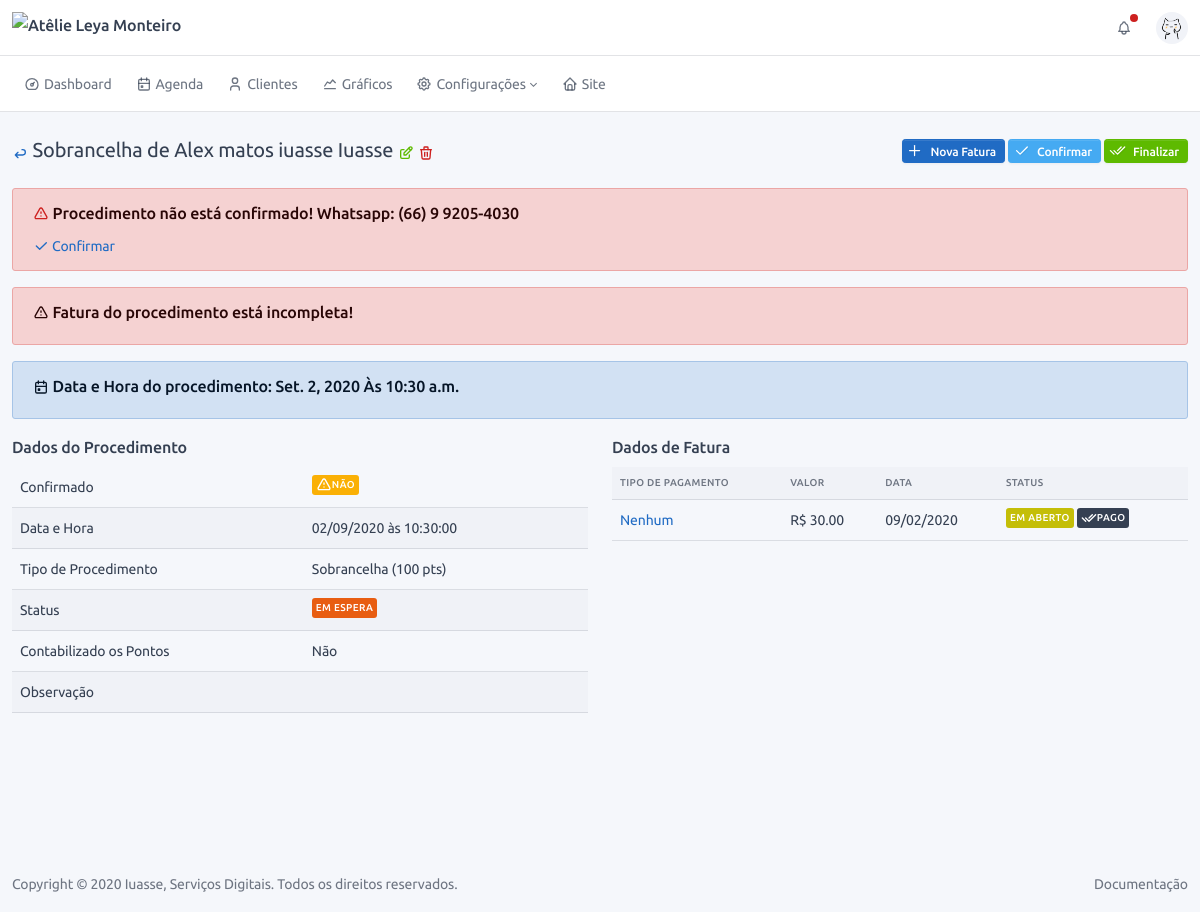
Page /service/2/28/profile/ (signed in) on the earlier database version.
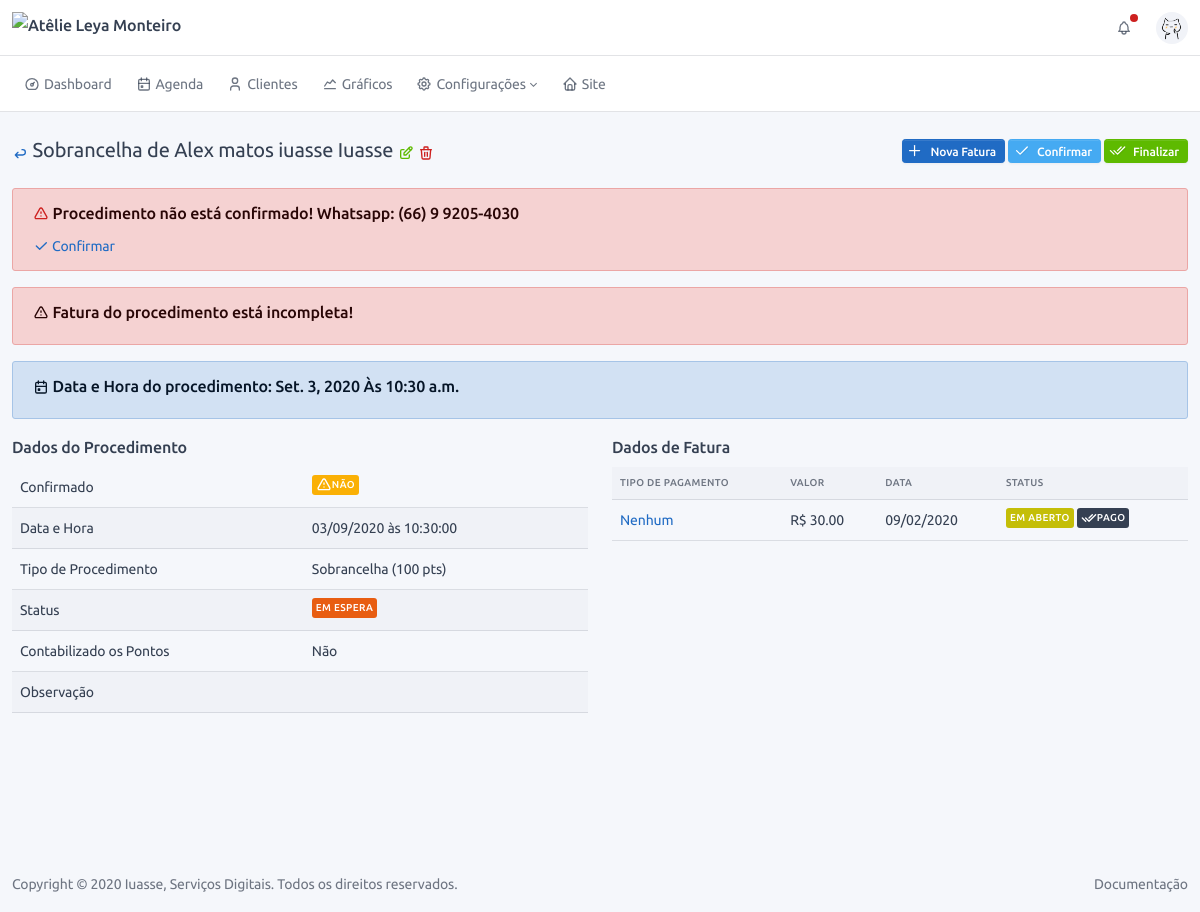
Same page on the later database version.
### service/models.py (models this page shows, shortened)
class OrderOfService(BaseModel):
    type_of_service = models.ForeignKey("config.TypeOfService", verbose_name="Procedimento", on_delete=models.SET_NULL,
                                        null=True)
    status = models.ForeignKey("config.StatusService", verbose_name="Status", on_delete=models.PROTECT)
    finished = models.BooleanField("finalizado", default=False)
    counted = models.BooleanField("contabilizado", default=False, help_text="Procedimento já foi contabilizado?")
    confirmed = models.BooleanField("confirmado", default=False, help_text="Procedimento foi confirmado?")
    date = models.DateField("Data", default=timezone.localtime(timezone.now()))
    time = models.TimeField("Hora", default=timezone.localtime(timezone.now()))
    observation = models.TextField("observação", blank=True)
    customer = models.ForeignKey("users.CustomUser", verbose_name="Cliente", on_delete=models.CASCADE, blank=True,
                                 null=True)
    def get_back_url(self):
        return reverse('users:customuser:profile_admin', kwargs={'pk': self.customer.pk})
    def get_delete_url(self):
        return reverse(self.get_reverse_delete, kwargs={'cpk': self.customer.pk, 'pk': self.pk})
    def get_edit_url(self):
        return reverse(self.get_reverse_edit, kwargs={'cpk': self.customer.pk, 'pk': self.pk})
    def get_new_invoice_url(self):
        return reverse('financial:invoice:create', kwargs={'spk': self.pk})
    def get_confirmed_url(self):
        return reverse('service:orderofservice:confirmed', kwargs={'pk': self.pk, 'flag': 0})
    def get_finished_url(self):
        return reverse('service:orderofservice:finished', kwargs={'pk': self.pk, 'flag': 0})
    def get_full_name(self):
        return "{} de {}".format(self.type_of_service, self.customer.get_full_name())
    def get_confirmed_html(self):
        return settings.ICON_CONFIRMED if self.confirmed else settings.ICON_NOT_CONFIRMED
    def get_date_html(self):
        return "Hoje às {} <span class='text-info'>{}</span>".format(self.time,
                                                                     ICON_CALENDAR) if self.date == date.today() \
            else "{} às {}".format(self.date.strftime("%d/%m/%Y"), self.time)
    def get_status_html(self):
        return f"<span class='badge' style='background-color: {self.status.contextual};'>{self.status}</span>"
    def get_dict_data(self):
        return {
            'Confirmado': mark_safe(self.get_confirmed_html),
            'Data e Hora': mark_safe(self.get_date_html()),
            'Tipo de Procedimento': "{} ({} pts)".format(self.type_of_service, self.type_of_service.rewarded_points),
            'Status': mark_safe(self.get_status_html()),
            'Contabilizado os Pontos': "Sim" if self.counted else "Não",
            'Observação': self.observation,
        }
    def get_invoice_sorted_by_date(self):
        retDict = {}
        for s in self.invoice_set.all().order_by('-date', '-id'):
            m_y = "{}/{}".format(s.date.month, s.date.year)
            if m_y in retDict:
                retDict[m_y]['invoices'].append(s)
            else:
                retDict[m_y] = {}
                retDict[m_y]['invoices'] = []
                retDict[m_y]['invoices'].append(s)
        return retDict
    def get_past_date_without_invoice(self):
        return self.date < date.today() and self.invoice_set.all().count() == 0
    def get_invoice_not_completed(self):
        if self.date < date.today():
            for i in self.invoice_set.all():
                if not i.type_of_payment:
                    return True
        return False

### users/models.py (models this page shows, shortened)
class CustomUser(AbstractUser):
    birth_day = models.DateField('data de nascimento', blank=True, null=True)
    whatsapp = models.CharField('whatsapp', max_length=16)
    total_of_points = models.IntegerField(default=0, verbose_name='Total de pontos')
    def get_full_name(self):
        return "{} {}".format(self.first_name, self.last_name)

### config/models.py (models this page shows, shortened)
class BaseConfigModel(BaseModel):
    name = models.CharField("nome", max_length=128)
    def __str__(self):
        return self.name
    class Meta:
        abstract = True

class TypeOfService(BaseConfigModel):
    contextual = models.CharField("cor", default="#ffffff", max_length=7,
                                  help_text="Escolha uma cor para representar esse procedimento!")
    time = models.FloatField("tempo", default=30, help_text="Coloque o tempo em minutos, ex.: 1hr = 60min")
    value = models.DecimalField("Valor", max_digits=11, decimal_places=2, default=0,
                                help_text="Valor do procedimento, ele será usado para auto preenchimento de alguns "
                                          "campos!")
    rewarded_points = models.IntegerField("pontos ganhos", default=0)
    description = models.TextField("Descrição", blank=True, help_text="Usado no site para descrever o procedimento")
    image = models.FileField("Foto", help_text="Foto representando o procedimento.", blank=True, null=True)

### service/views.py (the view)
# urls.py: path('<int:cpk>/<int:pk>/profile/', OrderOfServiceProfile.as_view(), name='profile'),
class OrderOfServiceProfile(LoginRequiredMixin, View):
    template = 'service/profile.html'
    title = TITLE_VIEW_ORDER_OF_SERVICE
    subtitle = SUBTITLE_ORDER_OF_SERVICE
    def get(self, request, cpk, pk):
        return render(request, self.template, {'obj': OrderOfService.objects.get(pk=pk)})

### base/models.py (called while the page is built)
    @property
    def get_reverse_delete(self):
        return '{}:{}:delete'.format(self._meta.app_label, self._meta.model_name)

    @property
    def get_reverse_edit(self):
        return '{}:{}:edit'.format(self._meta.app_label, self._meta.model_name)

### financial/models.py (called while the page is built)
    def get_edit_url(self):
        return reverse(self.get_reverse_edit, kwargs={'spk': self.order_of_service.pk, 'pk': self.pk})

    def get_is_success(self):
        return self.status.pk == settings.STATUS_PAYMENT_SUCCESS

### frontend/templates/service/profile.html (shortened to what this page needs)
{% extends '../base/profile.html' %}
{% block page_header_actions %}
<a class="btn btn-sm btn-primary d-none d-sm-inline-block ml-auto" data-toggle="tooltip"
   href="{{obj.get_new_invoice_url}}"
   title="{{TOOLTIP_NEW_INVOICE}}">
    {{ICON_ADD|safe}}
    Nova Fatura
</a>
{% if not obj.confirmed %}
<a class="btn btn-sm btn-info d-none d-sm-inline-block" data-toggle="tooltip"
   href="{{obj.get_confirmed_url}}" title="{{TOOLTIP_SERVICE_CONFIRM}}">
    {{ICON_CHECK|safe}}
    Confirmar
</a>
{% endif %}
{% if not obj.finished %}
<a class="btn btn-sm btn-success d-none d-sm-inline-block" data-toggle="tooltip"
   href="{{obj.get_finished_url}}" title="{{TOOLTIP_SERVICE_FINISH}}">
    {{ICON_DOUBLE_CHECK|safe}}
    Finalizar
</a>
{% endif %}
{% endblock %}
{% block profile_content %}
{% if not obj.confirmed %}
<div class="col-md-12">
    <div class="alert alert-danger">
        <h3>
            <span class="text-danger">{{ICON_TRIANGLE_ALERT|safe}}</span>
            Procedimento não está confirmado! Whatsapp: {{obj.customer.whatsapp}}
        </h3>
        <a data-toggle="tooltip" href="{{obj.get_confirmed_url}}" title="{{TOOLTIP_SERVICE_CONFIRM}}">
            {{ICON_CHECK|safe}}
            Confirmar
        </a>
    </div>
</div>
{% endif %}
{% if obj.get_invoice_not_completed %}
<div class="col-md-12">
    <div class="alert alert-danger">
        <h3>
            {{ICON_TRIANGLE_ALERT|safe}}
            Fatura do procedimento está incompleta!
        </h3>
    </div>
</div>
{% endif %}
<div class="col-md-12">
    <div class="alert alert-primary">
        <h3>
            {{ICON_CALENDAR|safe}}
            Data e Hora do procedimento: {{obj.date}} Às {{obj.time}}
        </h3>
    </div>
</div>
<div class="row">
    <div class="col-md-6">
        <h3>Dados do Procedimento</h3>
        <div class="table-responsive">
            <table class="table table-hover table-striped">
                {% for k, v in obj.get_dict_data.items %}
                <tr>
                    <td>{{k}}</td>
                    <td>{{v|default_if_none:""}}</td>
                </tr>
                {% endfor %}
            </table>
        </div>
    </div>
    <div class="col-md-6">
        <h3>Dados de Fatura</h3>
        <div class="table-responsive">
            <table class="table table-hover table-striped">
                <thead>
                <tr>
                    <th>Tipo de Pagamento</th>
                    <th>Valor</th>
                    <th>Data</th>
                    <th>Status</th>
                </tr>
                </thead>
                {% for k, v in obj.get_invoice_sorted_by_date.items %}
                {% for kk,vv in v.items %}
                {% for s in vv %}
                <tr>
                    <td>
                        <a href="{{s.get_edit_url}}">
                            {{s.type_of_payment|default_if_none:"Nenhum"}}
                        </a>
                    </td>
                    <td>R$ {{s.value}}</td>
                    <td>{{s.date|date:"SHORT_DATE_FORMAT"}}</td>
                    <td>
                        <span class="badge" style="background-color: {{s.status.contextual}};">
                            {{s.status|default_if_none:"Nenhum"}}
                        </span>
                        {% if not s.get_is_success %}
                        <a data-toggle="tooltip" href="{% url 'financial:invoice:success' pk=s.pk %}"
                           title="{{TOOLTIP_PAYMENT_PAY}}">
                            <span class="badge bg-dark">{{ICON_DOUBLE_CHECK|safe}} Pago</span>
                        </a>
                        {% endif %}
                    </td>
                </tr>
                {% endfor %}
                {% endfor %}
                {% endfor %}
            </table>
        </div>
    </div>
</div>
{% endblock %}

### frontend/templates/base/profile.html
{% extends 'base.html' %}
{% block content %}
<div class="container-xl">
    <div class="page-header">
        <div class="row align-items-center">
            <div class="col-auto">
                <h2 class="page-title">
                    <a data-toggle="tooltip" href="{{obj.get_back_url}}" title="Voltar">
                        <span class="text-primary">{{ICON_ARROW_BACK|safe}}</span>
                    </a>
                    {{obj.get_full_name}}
                    <a data-toggle="tooltip" href="{{obj.get_edit_url}}" title="Editar">
                        <span class="text-success">{{ICON_EDIT|safe}}</span>
                    </a>
                    <a data-toggle="tooltip" href="{{obj.get_delete_url}}" title="Deletar">
                        <span class="text-danger">{{ICON_DELETE|safe}}</span>
                    </a>
                </h2>
            </div>
            <div class="col-auto ml-auto d-print-none">
                {% block page_header_actions %}{% endblock %}
            </div>
        </div>
    </div>
    {% block profile_content %}{% endblock %}
</div>
{% endblock %}

Differences in the rows shown:
changed OrderOfService "NÃO": date "Set. 2, 2020" → "Set. 3, 2020"
Other differences:
new list line: "Data e Hora 03/09/2020 às 10:30:00"
list line gone: "Data e Hora 02/09/2020 às 10:30:00"
